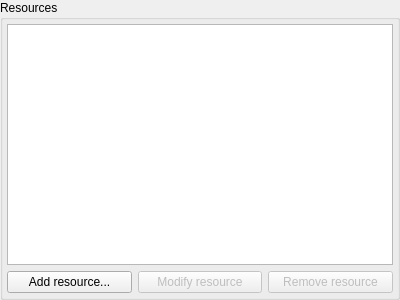
<?xml version="1.0" encoding="UTF-8"?>
<ui version="4.0">
 <class>ResourceListWidget</class>
 <widget class="QGroupBox" name="ResourceListWidget">
  <property name="geometry">
   <rect>
    <x>0</x>
    <y>0</y>
    <width>400</width>
    <height>300</height>
   </rect>
  </property>
  <property name="windowTitle">
   <string>GroupBox</string>
  </property>
  <property name="title">
   <string>Resources</string>
  </property>
  <layout class="QVBoxLayout" name="verticalLayout">
   <property name="leftMargin">
    <number>4</number>
   </property>
   <property name="topMargin">
    <number>4</number>
   </property>
   <property name="rightMargin">
    <number>4</number>
   </property>
   <property name="bottomMargin">
    <number>4</number>
   </property>
   <item>
    <widget class="QListWidget" name="resourceList"/>
   </item>
   <item>
    <layout class="QHBoxLayout" name="horizontalLayout">
     <item>
      <widget class="QPushButton" name="bAddResource">
       <property name="text">
        <string>Add resource...</string>
       </property>
      </widget>
     </item>
     <item>
      <widget class="QPushButton" name="bEditResource">
       <property name="enabled">
        <bool>false</bool>
       </property>
       <property name="text">
        <string>Modify resource</string>
       </property>
      </widget>
     </item>
     <item>
      <widget class="QPushButton" name="bDelResource">
       <property name="enabled">
        <bool>false</bool>
       </property>
       <property name="text">
        <string>Remove resource</string>
       </property>
      </widget>
     </item>
    </layout>
   </item>
  </layout>
 </widget>
 <resources/>
 <connections/>
</ui>
